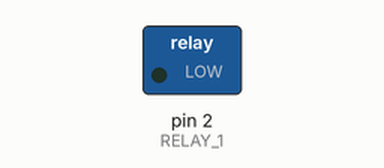
Bench run of a sketch on a simulated Arduino Uno, built with avr-gcc and run on an emulated ATmega328P. On the bench: switched loads named in the sketch (green lamp = pin HIGH).

Above: at 1.5 s.
At 4.5 s:
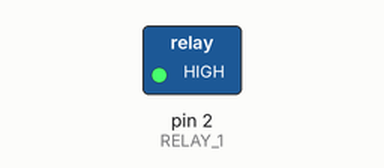
Timing chart, 0 to 7.8 s (numbered marks = the images above):
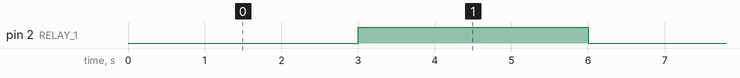

Measured:
- by itself, pin 2 (RELAY_1): alternates HIGH for 3.0 s and LOW for 3.0 s

The sketch:

Relay.ino
```cpp
#define RELAY_ON 0
#define RELAY_OFF 1
#define RELAY_1  2

void setup()
{
  // Set pin as output.
  pinMode(RELAY_1, OUTPUT);
  // Initialize relay one as off so that on reset it would be off by default
  digitalWrite(RELAY_1, RELAY_OFF);
}

void loop()
{
  // Turn on and wait 10 seconds.
  digitalWrite(RELAY_1, RELAY_ON);
  delay(3000);

  // Turn off and wait 10 seconds.
  digitalWrite(RELAY_1, RELAY_OFF);
  delay(3000);
}
```
